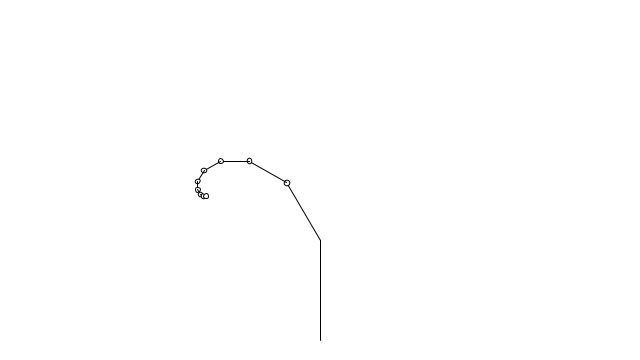
Frame 1 (no input)
Frame 60 (the mouse pressed at the canvas centre just before this capture): identical to frame 1, image omitted
Frame 120 (the mouse held since frame 60 and released just before this capture): identical to frame 1, image omitted

The Processing sketch that drew this single still picture (run headless with seeded random() and noise(); from frame 60 on, the mouse is pressed at the canvas centre):

// Processing sketch: recursiveTreeVectors
// ── recursiveTreeVectors.pde
//Attempt to replace all rotate stuff with vector match to avoid issues when drawing with axidraw....

void setup() {
  size(640, 360);
}

void draw() {
  background(255);
  stroke(0);
 
  PVector bottomVec = new PVector(width/2, height-20);
  PVector topVec = new PVector(width/2, height-120);
  PVector diffVector = PVector.sub(bottomVec, topVec);
    
  float a = -(atan2(diffVector.x,diffVector.y)); //Somehow angles are inverted, fix this
  
  pushMatrix();
  translate(topVec. x, topVec.y);
  line(0, 0, diffVector.x, diffVector.y);
  //rotate((a)); 
  
  //branch(diffVector.mag()); 
  vectorBranch(diffVector);
  popMatrix();
}

void vectorBranch(PVector myVec) {
  
  PVector lVec = myVec;
  PVector rVec = myVec;
  
  println(myVec);
  
  float theta = radians(30); 
  // Each branch will be 2/3rds the size of the previous one
  //h *= 0.66;
  
  myVec.mult(0.66);
  
  //The issue might be, that the vector is not reset in its size and/or rotation?
  
  
  
  //PVector bV = new PVector(0,h);
  
  // All recursive functions must have an exit condition!!!!
  // Here, ours is when the length of the branch is 2 pixels or less
  if (myVec.mag() > 2) {
    //println(myVec.mag());
    pushMatrix();    // Save the current state of transformation (i.e. where are we now)
    //rotate(theta);   // Rotate by theta
    //myVec.rotate(theta);
    //line(0, 0, myVec.x, -myVec.y);  // Draw the branch
    //translate(0, -myVec.y); // Move to the end of the branch
    
    //vectorBranch(myVec);       // Ok, now call myself to draw two new branches!!
    popMatrix();     // Whenever we get back here, we "pop" in order to restore the previous matrix state
    
    //myVec.set(0,myVec.mag());
    
    // Repeat the same thing, only branch off to the "left" this time!
    pushMatrix();
    rotate(-theta);
    //myVec.rotate(-theta);
    line(0, 0, myVec.x, -myVec.y);
    ellipse(myVec.x, -myVec.y, 5, 5);
    translate(0, -myVec.y);
    vectorBranch(myVec);
    popMatrix();
    
  } 
}

void branch(float h) {
  
  float theta = radians(30);
  // Each branch will be 2/3rds the size of the previous one
  h *= 0.66;
  
  PVector bV = new PVector(0,h);
  
  // All recursive functions must have an exit condition!!!!
  // Here, ours is when the length of the branch is 2 pixels or less
  if (h > 2) {
    pushMatrix();    // Save the current state of transformation (i.e. where are we now)
    rotate(theta);   // Rotate by theta
    line(0, 0, bV.x, -bV.y);  // Draw the branch
    translate(0, -h); // Move to the end of the branch
    branch(h);       // Ok, now call myself to draw two new branches!!
    popMatrix();     // Whenever we get back here, we "pop" in order to restore the previous matrix state
    
    // Repeat the same thing, only branch off to the "left" this time!
    pushMatrix();
    rotate(-theta);
    line(0, 0, bV.x, -bV.y);
    translate(0, -h);
    branch(h);
    popMatrix();
    
  } 
}
